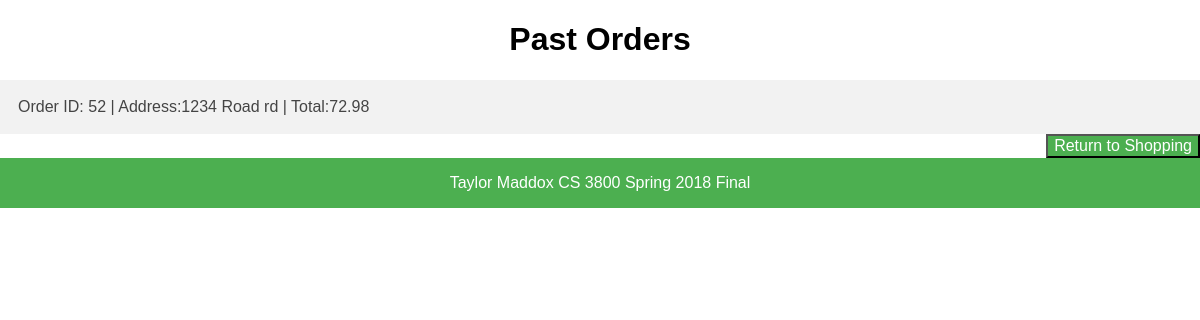
The page /past_orders.php (signed in) on the database its author committed.
### tables this page shows
CREATE TABLE `orders` (
  `orderID` int(10) NOT NULL,
  `email` varchar(20) NOT NULL,
  `status` varchar(20) DEFAULT 'o',
  `dt` datetime NOT NULL DEFAULT CURRENT_TIMESTAMP,
  `shopper` varchar(20) DEFAULT 'none',
  `orderTotal` decimal(19,2) NOT NULL
);

CREATE TABLE `customer` (
  `email` varchar(20) NOT NULL,
  `lastName` varchar(20) DEFAULT NULL,
  `firstName` varchar(20) DEFAULT NULL,
  `address` varchar(20) DEFAULT NULL,
  `creditCard` varchar(20) DEFAULT NULL
);

### my_functions.php (called while the page is built, shortened)
<?php
function  pastOrders($db,$user){
  $query= "SELECT orders.orderID, orders.orderTotal ,customer.firstName, customer.lastName, customer.address FROM orders INNER JOIN customer ON orders.email = customer.email WHERE orders.email = '$user' AND orders.status='c'";
  $statement = $db->prepare($query);
  $statement->execute();
  $order = $statement->fetchAll(PDO::FETCH_ASSOC);
  return $order;
}
?>

### past_orders.php (the view, shortened to what this page needs)
<?php
require('includes/open_db.php');
include('my_functions.php');
$orderIDs = pastOrders($db, $_SESSION['current_user']);
 ?>
<html>
    <head>
        <link rel="stylesheet" href="css/normalize.css">
        <link rel="stylesheet" href="css/main.css">
    </head>
    <body>
        <header>
            <h1>Past Orders</h1>
        </header>
        <main class="custMain">
            <?php
             if (empty($orderIDs)){
          echo "<p id='no_item_msg'>You have no past order.</p>";
        }
        else{
            foreach ($orderIDs as $anID) {
                $id = $anID['orderID'];
                $address = $anID['address'];
                $orderTotal = $anID['orderTotal'];
                echo "<button class='accordion'>Order ID: $id | Address:$address | Total:$orderTotal</button>";
            }
        }
            ?>
                <button onclick="window.location.href='customer.php'">Return to Shopping</button>
        </main>
    </body>
     <?php
    include ('inc/footer.php');
    ?>
</html>

### css/main.css (style rules this page uses)
.accordion { background-color: #f2f2f2; color: #444; cursor: pointer; padding: 25px; padding: 18px; width: 100%; text-align: left; border: none; outline: none; transition: 0.4s; }
header { text-align: center; }
h1 { display:inline-block }
button { float: right; color: white; background-color: #4CAF50; }
main { background-color: #f2f2f2; }
body { margin: 0 0 100px; }

### rows shown on the page
orders: orderID "52", customer.address "1234 Road rd", orderTotal "72.98"
